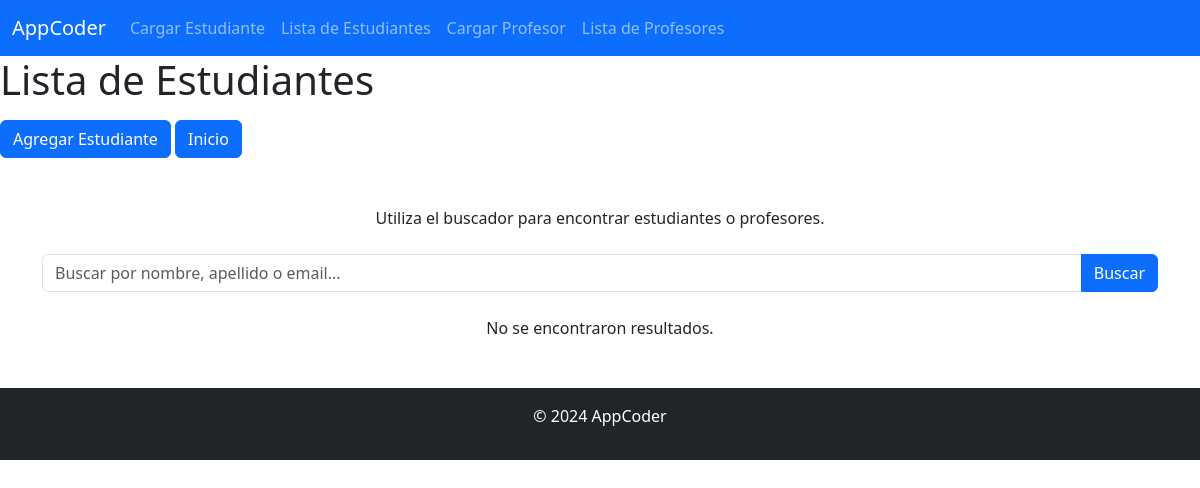
The page /estudiantes/ on the database as committed earlier.
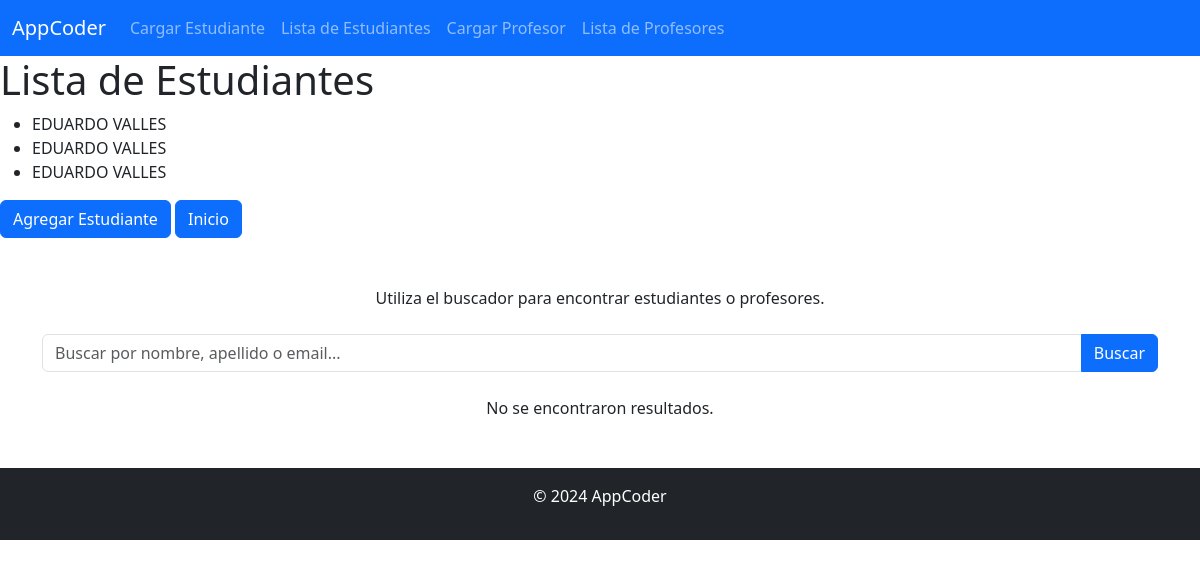
The same page on the database as committed later.
### AppCoder/models.py (models this page shows, shortened)
class Estudiante(models.Model):
    nombre = models.CharField(max_length=100)
    apellido = models.CharField(max_length=100)
    email = models.EmailField()

### AppCoder/views.py (the view)
# urls.py: path('estudiantes/', lista_estudiantes, name='lista_estudiantes'),
def lista_estudiantes(request):
    estudiantes = Estudiante.objects.all()
    return render(request, "AppCoder/lista_estudiantes.html", {"estudiantes": estudiantes})

### templates/AppCoder/lista_estudiantes.html (shortened to what this page needs)
{% extends "AppCoder/index.html" %}
{% load  static %}
{% block cuerpo %}
    <h1>Lista de Estudiantes</h1>
    <ul>
        {% for estudiante in estudiantes%}
            <li>{{estudiante.nombre}} {{estudiante.apellido}}</li>
        {% endfor %}
    </ul>
    <a href="{% url "cargar_estudiante" %}" class="btn btn-primary">Agregar Estudiante</a>
    <a href="{% url "index" %}" class="btn btn-primary"> Inicio</a>
{% endblock %}

### templates/AppCoder/index.html (shortened to what this page needs)
<!DOCTYPE html>
<html lang="en">
<head>
    <link href="https://cdn.jsdelivr.net/npm/bootstrap@5.3.0-alpha3/dist/css/bootstrap.min.css" rel="stylesheet">
</head>
<body>
    <nav class="navbar navbar-expand-lg navbar-dark bg-primary">
        <div class="container-fluid">
            <a class="navbar-brand" href="#">AppCoder</a>
            <div class="collapse navbar-collapse" id="navbarNav">
                <ul class="navbar-nav">
                    <li class="nav-item">
                        <a class="nav-link" href="{% url 'cargar_estudiante' %}">Cargar Estudiante</a>
                    </li>
                    <li class="nav-item">
                        <a class="nav-link" href="{% url 'lista_estudiantes' %}">Lista de Estudiantes</a>
                    </li>
                    <li class="nav-item">
                        <a class="nav-link" href="{% url 'cargar_profesor' %}">Cargar Profesor</a>
                    </li>
                    <li class="nav-item">
                        <a class="nav-link" href="{% url 'lista_profesores' %}">Lista de Profesores</a>
                    </li>
                </ul>
            </div>
        </div>
    </nav>
    {% block cuerpo %}{% endblock %}
    <div class="container mt-5">
        <p class="text-center">Utiliza el buscador para encontrar estudiantes o profesores.</p>
        <form method="get" action="{% url 'buscar' %}" class="my-4">
            <div class="input-group">
                <input type="text" name="q" class="form-control" placeholder="Buscar por nombre, apellido o email..." value="{{ query|default:'' }}">
                <button class="btn btn-primary" type="submit">Buscar</button>
            </div>
        </form>
        {% if resultados %}
            <table class="table table-striped table-bordered">
                <thead class="table-dark">
                    <tr>
                        <th>Nombre</th>
                        <th>Apellido</th>
                        {% comment %}<th>Email</th> {% endcomment %}
                        <th>Tipo</th>
                    </tr>
                </thead>
                <tbody>
                    {% for resultado in resultados %}
                        <tr>
                            <td>{{ resultado.nombre }}</td>
                            <td>{{ resultado.apellido }}</td>
                            {% comment %} <td>{{ resultado.email }}</td> {% endcomment %}
                            <td>
                                {% if resultado.profesion %}
                                    Profesor
                                {% else %}
                                    Estudiante
                                {% endif %}
                            </td>
                        </tr>
                    {% endfor %}
                </tbody>
            </table>
        {% else %}
            <p class="text-center">No se encontraron resultados.</p>
        {% endif %}
    </div>
    <footer class="text-center bg-dark text-white py-3 mt-5">
        <p>&copy; 2024 AppCoder</p>
    </footer>
</body>
</html>

Rows that differ between the two databases and show on the page:
added Estudiante: nombre "EDUARDO", apellido "VALLES"
added Estudiante: nombre "EDUARDO", apellido "VALLES"
added Estudiante: nombre "EDUARDO", apellido "VALLES"
